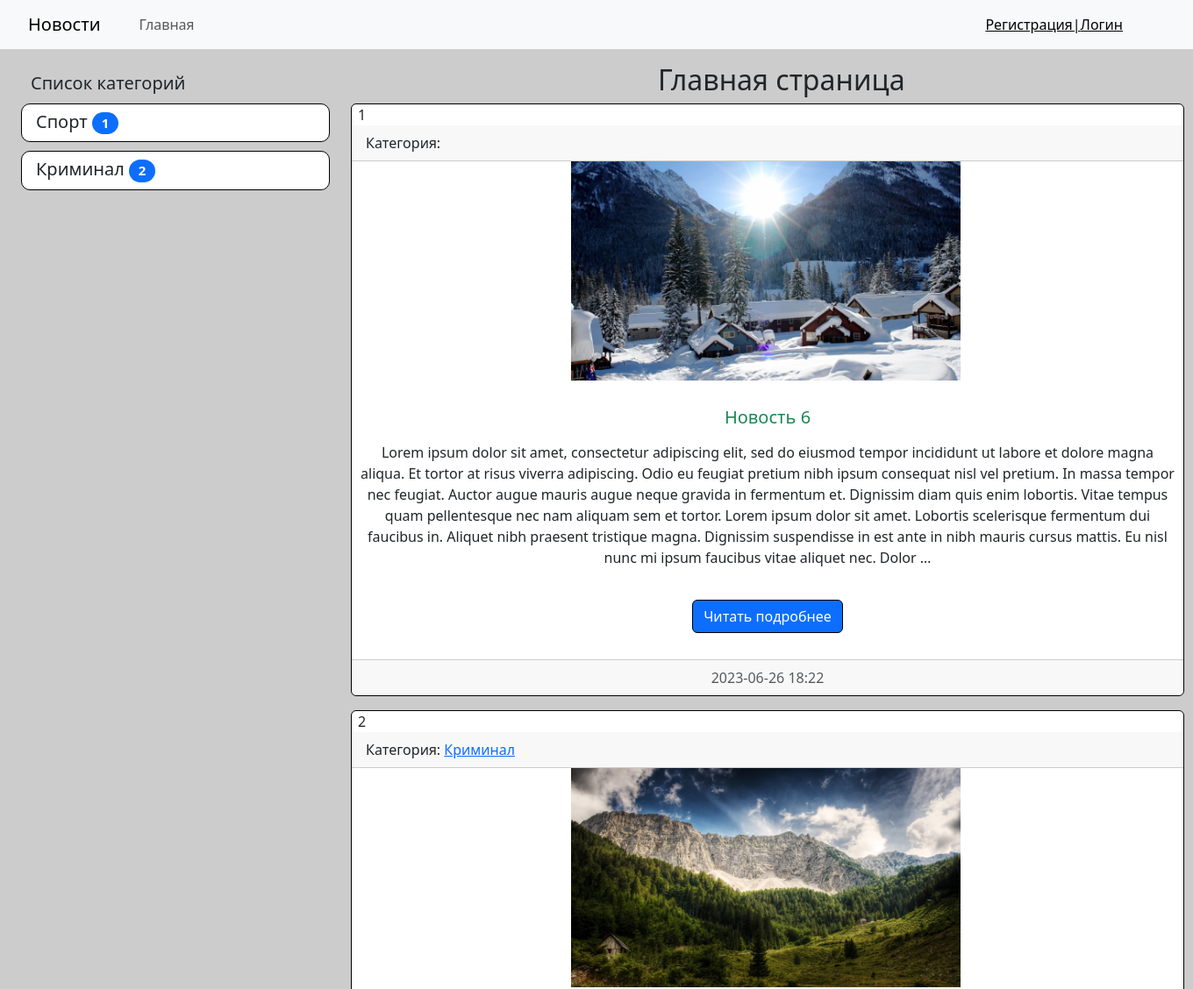
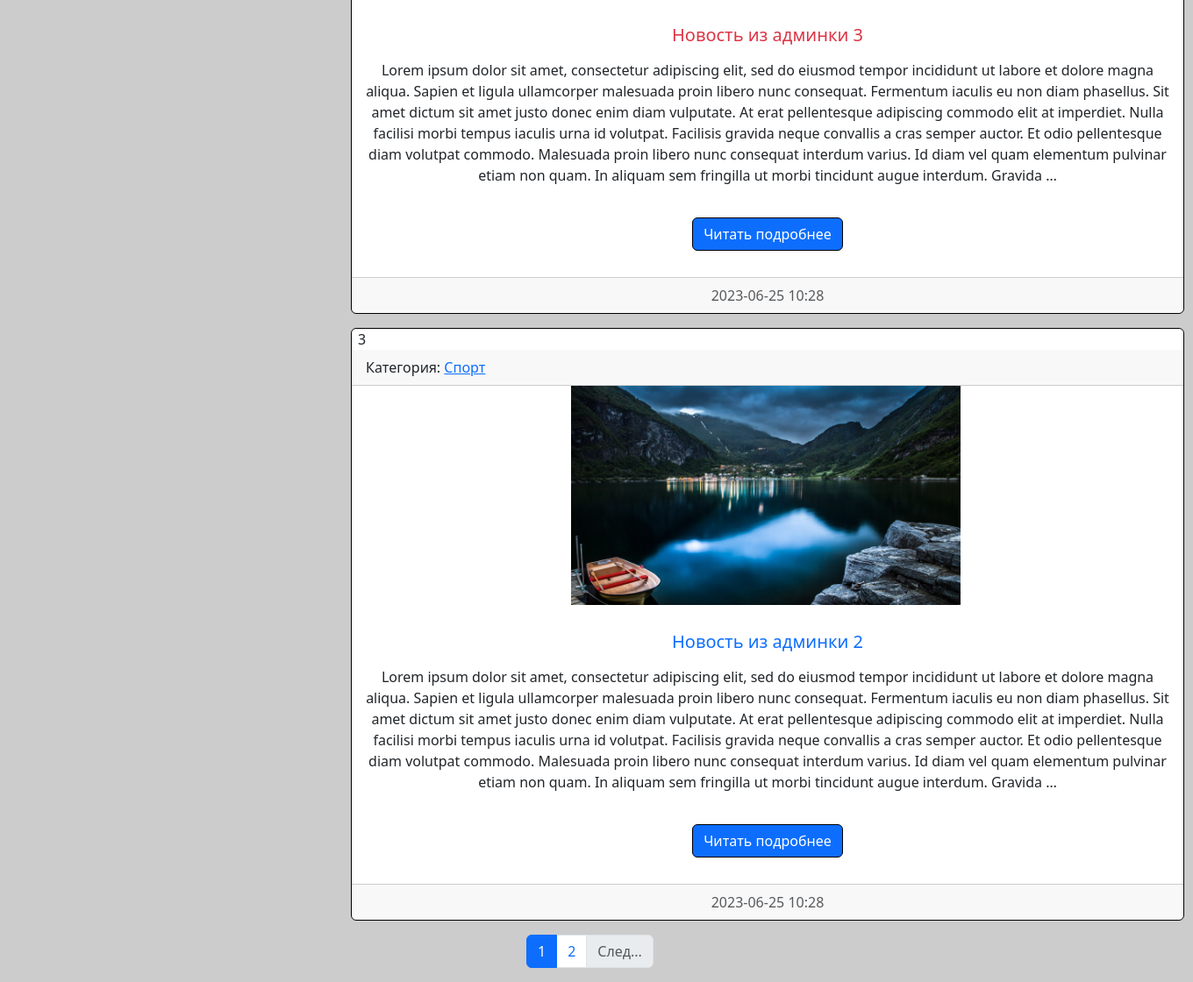
Page /news/ on the committed database (2 pictures, top to bottom).
### News/models.py (models this page shows)
class Category(models.Model):
    title = models.CharField(max_length=150, db_index=True, verbose_name='Категория')
    def get_absolute_url(self):
        return reverse_lazy('Category', kwargs={'category_id': self.pk})
    class Meta:
        verbose_name='Категория'
        verbose_name_plural ='Категории'
        ordering = ['title']

class News(models.Model):
    title = models.CharField(max_length=150, verbose_name='Заголовок')
    content = models.TextField(blank=True, verbose_name='Текст')
    created_at = models.DateTimeField(auto_now_add=True, verbose_name='Время создания')
    updated_at = models.DateTimeField(auto_now=True, verbose_name='Время изменения')
    photo = models.ImageField(upload_to='media/%Y/%m/%d', verbose_name='Фото')
    is_published = models.BooleanField(default=True, verbose_name='Публикация')
    category = models.ForeignKey('Category', on_delete=models.PROTECT, null=True, verbose_name='Категория')
    def get_absolute_url(self):
        return reverse_lazy('View_news', kwargs={'pk': self.pk})
    class Meta:
        verbose_name='Новость'
        verbose_name_plural='Новости'
        ordering = ['-created_at']

### News/views.py (the view)
# urls.py: path('', HomeNews.as_view(), name='Home'),
class HomeNews(ListView, MyMixin):
    model = News
    context_object_name = 'news'
    template_name = 'News/home_news_list.html'
    extra_context = {'title': 'Главная'}
    paginate_by = 3
    def get_context_data(self, *, object_list=None, **kwargs):
        context = super().get_context_data(**kwargs)
        context['title'] = 'Главная страница'
        return context
    def get_queryset(self):
        return News.objects.filter(is_published=True).select_related('category')

### News/templatetags/news_tags.py (called while the page is built)
@register.simple_tag(name='get_list_categories')
def get_categories():
    return Category.objects.all()

@register.inclusion_tag('News/list_categories.html')
def show_categories(arg1='Список', arg2='категорий'):
    categories = cache.get('categories')
    if not categories:
        categories = Category.objects.annotate(cnt=Count('news', filter=F('news__is_published'))).filter(cnt__gt=0)
        cache.set('categories', categories, 60)
    return {'categories': categories, 'arg1': arg1, 'arg2': arg2}

### News/templates/News/home_news_list.html (shortened to what this page needs)
{% extends 'News/base.html' %}
{% block sidebar %}
    {% include 'News/inc/_sidebar.html' %}
{% endblock %}
{% block content %}
<div class="title" style="margin-left: 350px"><h2>{{ title }}</h2></div>
    {% for item in news %}
    <div class="card mb-3" style="width: 950px; border: 1px solid #000;">
        <div class="num" style="margin-left: 7px;">{{ forloop.counter }}</div>
        <div class="card-header">
            Категория: <a href="{{ item.category.get_absolute_url }}">{{ item.category.title }}</a>
        </div>
        <div class="media-photo">
            {% if item.photo %}
            <img src="{{ item.photo.url }}" class="mr-3" width="parent" alt="Photo" height="250" style="margin-left: 250px;">
            {% else %}
            <h6>Фото нет</h6>
            {% endif %}
        </div>
        <div class="media-body" style="text-align: center; margin: 10px;">
            <h5 class="card-title {% cycle 'text-success' 'text-danger' 'text-primary' %}" style="margin-top: 20px;">{{ item.title }}</h5>
            {% autoescape off %}
            <p class="card-text">{{ item.content|truncatewords:100|linebreaks }}</p>
            {% endautoescape %}
            <a href="{{ item.get_absolute_url }}" class="btn btn-primary" style="margin-top: 20px; margin-bottom: 20px; border: 1px solid #000;">Читать подробнее</a>
        </div>
        <div class="card-footer text-muted">
          <div class="date" style="text-align: center;">
              {{ item.created_at|date:'Y-m-d H:i' }}
          </div>
      </div>
    </div>
    {% endfor %}
    </div>
</div>
{% endblock %}

### News/templates/News/list_categories.html
{% load news_tags %}
<div class="list-group">
    <div class="size"><h5>
         <div class="size2" style="margin: 11px;">{{ arg1 }} {{ arg2 }}</div>
        {% for cat in categories %}
        <a href="{{ cat.get_absolute_url }}" class="list-group-item list-group-item-action" style="margin-bottom: 10px; border-radius: 10px; border: 1px solid #000; display: block;">{{ cat.title }}
            <span class="badge bg-primary rounded-pill" style="width: 30px; color:white;">{{ cat.cnt }}</span></a>
        {% endfor %}</h5>
    </div>
</div>

### NewsProject/static/css/style.css (style rules this page uses)
body { background-color: #ccc; }

### rows in the picture
Category: title "Спорт", cnt "1"
Category: title "Криминал", cnt "2"
News: photo (picture), title "Новость 6", content "Lorem ipsum dolor sit amet, consectetur adipiscing elit, sed do eiusmod tempor incididunt ut labore et dolore magna aliqua. Et tortor at risus viverra adipiscing. Odio eu feugiat pretium nibh ipsum consequat nisl vel pretium. In massa tempor nec feugiat. Auctor augue mauris augue neque gravida in fermentum et. Dignissim diam quis enim lobortis. Vitae tempus quam pellentesque nec nam aliquam sem et tortor. Lorem ipsum dolor sit amet. Lobortis scelerisque fermentum dui faucibus in. Aliquet nibh praesent tristique magna. Dignissim suspendisse in est ante in nibh mauris cursus mattis. Eu nisl nunc mi ipsum faucibus vitae aliquet nec. Dolor …", created_at "2023-06-26 18:22"
News: category "Криминал", photo (picture), title "Новость из админки 3", content "Lorem ipsum dolor sit amet, consectetur adipiscing elit, sed do eiusmod tempor incididunt ut labore et dolore magna aliqua. Sapien et ligula ullamcorper malesuada proin libero nunc consequat. Fermentum iaculis eu non diam phasellus. Sit amet dictum sit amet justo donec enim diam vulputate. At erat pellentesque adipiscing commodo elit at imperdiet. Nulla facilisi morbi tempus iaculis urna id volutpat. Facilisis gravida neque convallis a cras semper auctor. Et odio pellentesque diam volutpat commodo. Malesuada proin libero nunc consequat interdum varius. Id diam vel quam elementum pulvinar etiam non quam. In aliquam sem fringilla ut morbi tincidunt augue interdum. Gravida …", created_at "2023-06-25 10:28"
News: category "Спорт", photo (picture), title "Новость из админки 2", content "Lorem ipsum dolor sit amet, consectetur adipiscing elit, sed do eiusmod tempor incididunt ut labore et dolore magna aliqua. Sapien et ligula ullamcorper malesuada proin libero nunc consequat. Fermentum iaculis eu non diam phasellus. Sit amet dictum sit amet justo donec enim diam vulputate. At erat pellentesque adipiscing commodo elit at imperdiet. Nulla facilisi morbi tempus iaculis urna id volutpat. Facilisis gravida neque convallis a cras semper auctor. Et odio pellentesque diam volutpat commodo. Malesuada proin libero nunc consequat interdum varius. Id diam vel quam elementum pulvinar etiam non quam. In aliquam sem fringilla ut morbi tincidunt augue interdum. Gravida …", created_at "2023-06-25 10:28"

### other values in the picture
{{ arg1 }} "Список"
{{ arg2 }} "категорий"
{{ title }} "Главная страница"
{{ p }} "1"
{{ p }} "2"
